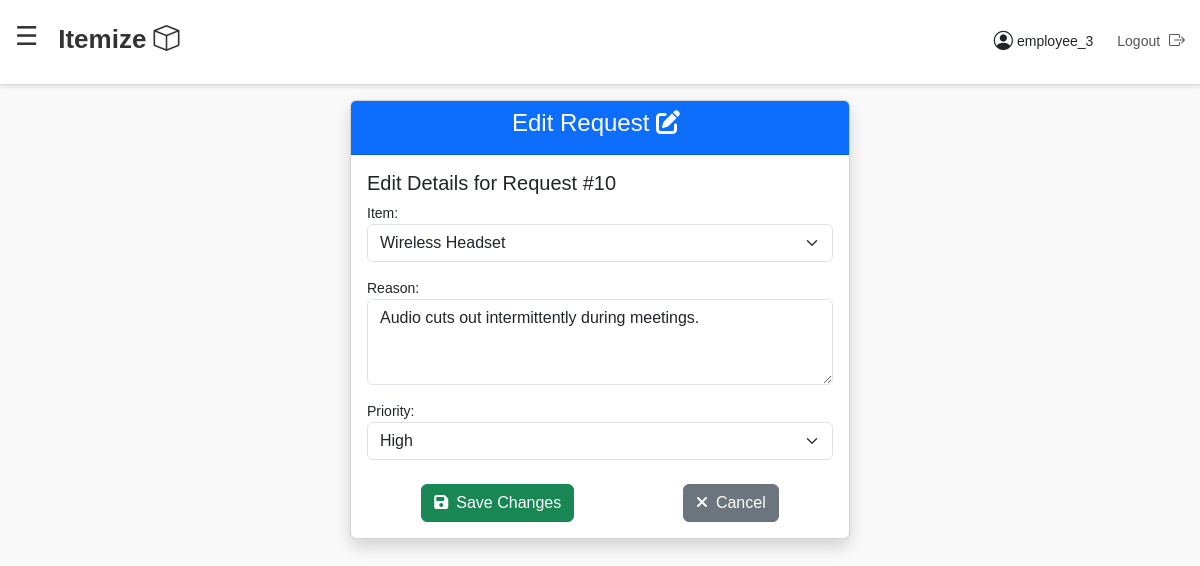
The app's page /edit-request/10/ (signed in) with its own data.
### inventory/models.py (models this page shows, shortened)
class InventoryRequest(models.Model):
    STATUS_CHOICES = [
        ('New', 'New'),
        ('In Progress', 'In Progress'),
        ('Approved', 'Approved'),
        ('Rejected', 'Rejected'),
    ]
    item = models.ForeignKey(InventoryItem, on_delete=models.CASCADE)
    reason = models.TextField()
    priority = models.CharField(max_length=10, choices=[('High', 'High'), ('Medium', 'Medium'), ('Low', 'Low')])
    requested_by = models.ForeignKey(User, on_delete=models.CASCADE)
    status = models.CharField(max_length=20, choices=STATUS_CHOICES, default='New')
    created_at = models.DateTimeField(auto_now_add=True)
    class Meta:
        verbose_name = 'Inventory Request'
        verbose_name_plural = 'Inventory Requests'
        db_table = 'inventory_request'

### inventory/views.py (the view)
# urls.py: path('edit-request/<int:request_id>/', views.edit_request, name='edit_request')
@login_required
def edit_request(request, request_id):
    inventory_request = get_object_or_404(InventoryRequest, id=request_id)
    if inventory_request.requested_by != request.user and not request.user.is_staff:
        return HttpResponseForbidden("You are not authorized to edit this request.")
    if request.method == 'POST':
        form = AdminRequestForm(request.POST, instance=inventory_request) if request.user.is_staff else RequestForm(request.POST, instance=inventory_request)
        if form.is_valid():
            form.save()
            messages.success(request, f"Request {inventory_request.id} updated successfully.")
            return redirect('dashboard')
        messages.error(request, "Failed to update the request. Please correct the errors.")
    else:
        form = AdminRequestForm(instance=inventory_request) if request.user.is_staff else RequestForm(instance=inventory_request)
    return render(request, 'edit_request.html', {
        'form': form,
        'inventory_request': inventory_request,
    })

### inventory/forms.py (shortened to what this page needs)
class RequestForm(forms.ModelForm):
    class Meta:
        model = InventoryRequest
        fields = ['item', 'reason', 'priority']
        widgets = {
            'item': forms.Select(attrs={
                'class': 'form-select',
                'required': 'required',
            }),
            'reason': forms.Textarea(attrs={
                'class': 'form-control',
                'placeholder': 'Enter your reason for the request',
                'required': 'required',
                'rows': 3,
            }),
            'priority': forms.Select(attrs={
                'class': 'form-select',
                'required': 'required',
            }),
        }
    def __init__(self, *args, **kwargs):
        super().__init__(*args, **kwargs)
        for field in self.fields.values():
            field.required = True

### inventory/models.py (called while the page is built)
    def __str__(self):
        return self.name

### templates/edit_request.html (shortened to what this page needs)
{% extends 'base.html' %}
{% block content %}
    <div class="d-flex justify-content-center align-items-center">
        <div class="card shadow" style="max-width: 500px; width: 100%;">
            <div class="card-header bg-primary text-white text-center">
                <h4>Edit Request <i class="fas fa-edit me-2"></i></h4>
            </div>
            <div class="card-body">
                <h5>Edit Details for Request #{{ inventory_request.id }}</h5>
                <form method="post">
                    {{ form.as_p }}
                    <div class="d-flex justify-content-around mt-4">
                        <button class="btn btn-success" type="submit"><i class="fas fa-save me-2"></i>Save Changes
                        </button>
                        <a class="btn btn-secondary" href="{% url 'dashboard' %}"><i class="fas fa-times me-2"></i>Cancel</a>
                    </div>
                </form>
            </div>
        </div>
    </div>
{% endblock %}

### templates/base.html (shortened to what this page needs)
<!DOCTYPE html>
<html lang="en">
<head>
    <link href="https://cdn.jsdelivr.net/npm/bootstrap@5.3.0/dist/css/bootstrap.min.css" rel="stylesheet">
    <link href="https://cdnjs.cloudflare.com/ajax/libs/font-awesome/6.4.0/css/all.min.css" rel="stylesheet">
    <link href="https://cdn.jsdelivr.net/npm/bootstrap-icons/font/bootstrap-icons.css" rel="stylesheet">
</head>
<body>
<nav class="navbar d-flex align-items-center justify-content-between">
    <div>
        <span id="hamburgerIcon" class="hamburger-icon">☰</span>
        <a href="{% url 'dashboard' %}" class="navbar-brand ms-3">
            Itemize <i class="bi bi-box"></i>
        </a>
    </div>
    <div class="d-flex align-items-center">
        <span class="profile-section d-flex align-items-center me-4">
            <i class="bi bi-person-circle me-1" style="font-size: 1.2rem;"></i>
            {{ request.user.username }}
        </span>
        <a href="{% url 'logout' %}" class="logout">
            Logout <i class="bi bi-box-arrow-right"></i>
        </a>
    </div>
</nav>
<div class="main-content">
    {% block content %}
    {% endblock %}
</div>
</body>
</html>

### templates/base.html (style rules this page uses)
body { margin: 0; font-size: 14px; font-family: Arial, sans-serif; background-color: #f9f9f9; }
.navbar { background-color: #ffffff; box-shadow: 0 2px 4px rgba(0, 0, 0, 0.1); border-bottom: 1px solid #ddd; padding: 20px 15px; position: fixed; top: 0; left: 0; width: 100%; z-index: 1000; }
.navbar .navbar-brand { font-size: 26px; font-weight: bold; color: #333; text-decoration: none; }
.profile-section, .logout { font-size: 14px; }
.logout i { margin-left: 5px; font-size: 16px; }
.hamburger-icon { font-size: 26px; cursor: pointer; position: relative; top: -7.5px; color: #333; }
.main-content { margin-top: 80px; padding: 20px; }
.logout { font-size: 14px; text-decoration: none; color: #555; margin-top: -1.9px; }
.profile-section { margin-top: 0px; }
.hamburger-icon { font-size: 26px; cursor: pointer; position: relative; top: -7.5px; vertical-align: middle; user-select: none; color: #333; }

### records on screen
InventoryRequest: id "10", item "Wireless Headset", reason "Audio cuts out intermittently during meetings.", priority "High"

### other values on screen
{{ request.user.username }} "employee_3"
